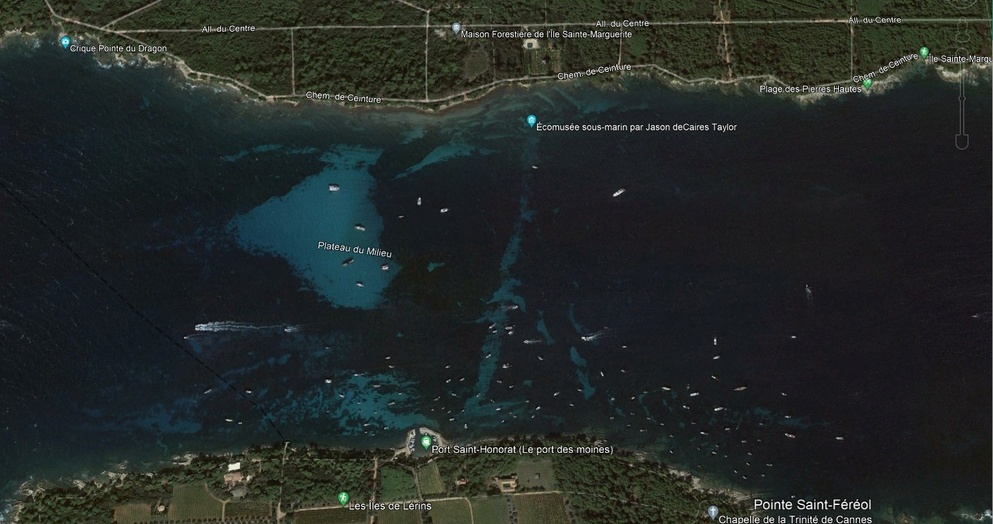
#> input picture PosidoniaEvolution/lerins2019.jpeg, 993 x 524 px, shrunk from 1411 x 744 before the run
$ python color_match.py
#> lines starting #> are read from the running program, lines starting #| are printed output that depends on the picture
#> further down, image_to_match is the input picture: shape (524, 993, 3); mean B, G, R 39.8, 41.4, 35.9
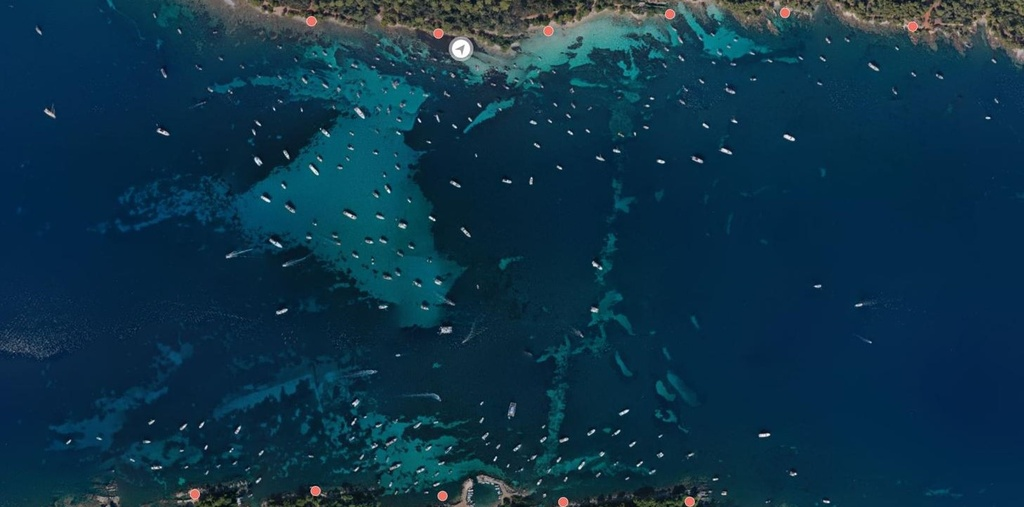
#> input picture PosidoniaEvolution/image2022.jpeg, 1024 x 507 px, shrunk from 1455 x 720 before the run
#> further down, reference_image is the input picture: shape (507, 1024, 3); mean B, G, R 73.6, 52, 13.4
import cv2
import numpy as np

def histogram_matching(image, reference):
    # Convertir les images en niveaux de gris
    image_gray = cv2.cvtColor(image, cv2.COLOR_BGR2GRAY)
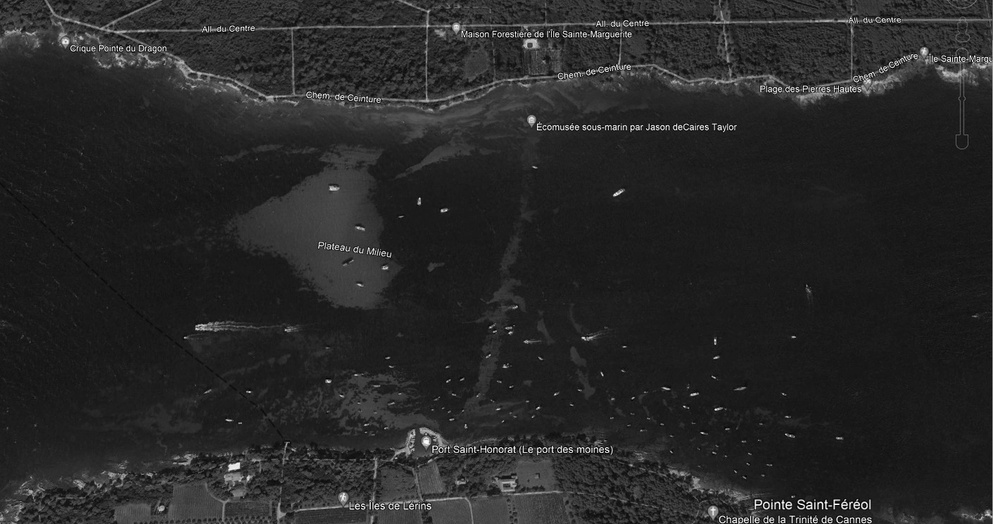
#> image_gray: shape (524, 993); min 0, max 255, mean 39.6
    reference_gray = cv2.cvtColor(reference, cv2.COLOR_BGR2GRAY)
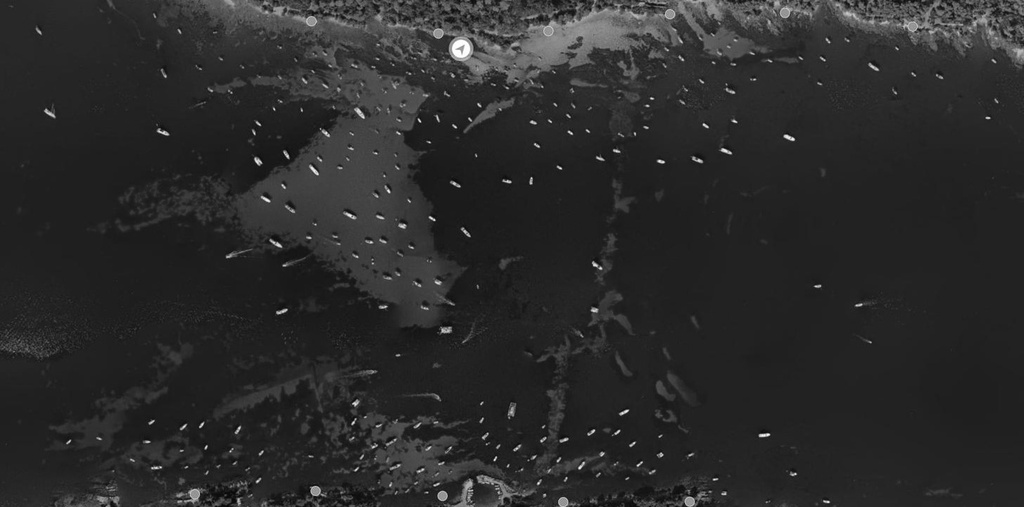
#> reference_gray: shape (507, 1024); min 1, max 255, mean 42.9

    # Calculer les histogrammes des deux images
    hist_image = cv2.calcHist([image_gray], [0], None, [256], [0,256])
#> hist_image = 256 values, max 39937 at index 27, min 0 at index 250, mean 2032.5
    hist_reference = cv2.calcHist([reference_gray], [0], None, [256], [0,256])
#> hist_reference = 256 values, max 70760 at index 34, min 0 at index 0, mean 2028

    # Calculer les fonctions de distribution cumulée (CDF) des histogrammes
    cdf_image = hist_image.cumsum()
#> cdf_image = 256 values from 51 to 520332
    cdf_reference = hist_reference.cumsum()
#> cdf_reference = 256 values from 0 to 519168

    # Normaliser les CDF pour obtenir des valeurs entre 0 et 1
    cdf_image_normalized = cdf_image / cdf_image[-1]
#> cdf_image_normalized = 256 values from 9.8e-05 to 1
    cdf_reference_normalized = cdf_reference / cdf_reference[-1]
#> cdf_reference_normalized = 256 values from 0 to 1

    # Appliquer la correspondance des histogrammes
    mapping = np.interp(cdf_image_normalized, cdf_reference_normalized, range(256))
#> mapping = 256 values from 10.14 to 255
    matched_image = cv2.LUT(image_gray, mapping.astype('uint8'))

    # Convertir l'image égalisée en couleur
    matched_image_color = cv2.cvtColor(matched_image, cv2.COLOR_GRAY2BGR)

    return matched_image_color

# Charger l'image à égaliser et l'image de référence
name = 'lerins2019'
image_to_match = cv2.imread(name + ".jpeg")
reference_image = cv2.imread('image2022.jpeg')

# Appliquer l'égalisation de spécification d'histogramme
matched_image = histogram_matching(image_to_match, reference_image)

# Sauvegarder l'image égalisée
cv2.imwrite(f'./images/matched_{name}.jpeg', matched_image)

# Afficher les images
# cv2.imshow('Original Image', image_to_match)
# cv2.imshow('Reference Image', reference_image)
# cv2.imshow('Matched Image', matched_image)
cv2.waitKey(0)
cv2.destroyAllWindows()
